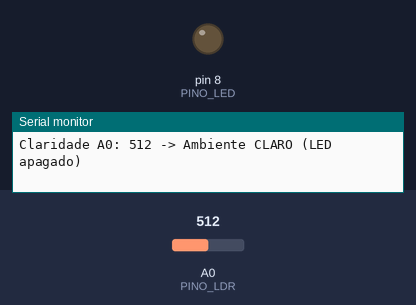
The sketch below on a simulated Arduino Uno, built with avr-gcc and run on an emulated ATmega328P. Shown: output pins drawn as LEDs (lit = HIGH), the last lines printed to the serial monitor. Inputs (shaded band) come from the test bench; at power-on: A0 (PINO_LDR) = 512.

Above: at 1.2 s.
1.3 s: A0 (PINO_LDR) set to 406
2.8 s: A0 (PINO_LDR) set to 385
At 4.2 s:
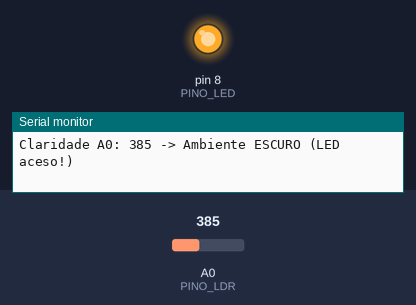
4.5 s: A0 (PINO_LDR) set to 437
6.0 s: A0 (PINO_LDR) set to 462
At 6.9 s:
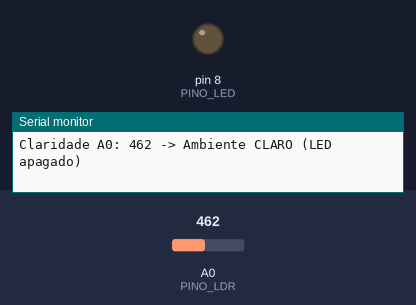
7.5 s: A0 (PINO_LDR) set to 390
At 8.2 s:
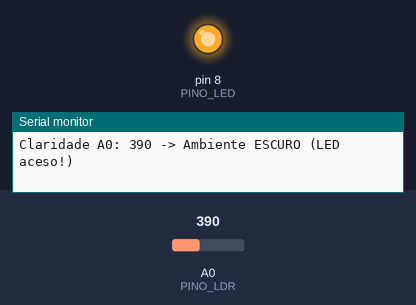
Timing chart, 0 to 10.0 s (numbered marks = the images above; inputs shaded):
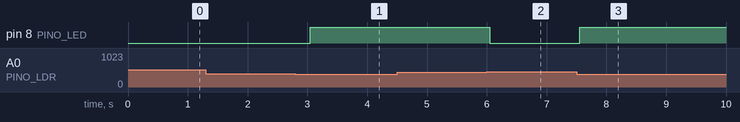

Measured:
- the behaviour switches between 400 and 399 on A0 (PINO_LDR) (found by bisection; images 0 and 1)
- the behaviour switches between 450 and 451 on A0 (PINO_LDR) (found by bisection; images 1 and 2)
- after the input at 2.8 s, pin 8 (PINO_LED): LOW → HIGH after 0.24 s
- after the input at 6.0 s, pin 8 (PINO_LED): HIGH → LOW after 0.05 s
- after the input at 7.5 s, pin 8 (PINO_LED): LOW → HIGH after 0.05 s

The sketch:

p15_luz_noturna_automatica.ino
```cpp
/*
 * Projeto 15: Luz Noturna Automática
 * O que faz: Mede a luz ambiente com um LDR em A0 e acende o LED em D8 automaticamente no escuro.
 * Ligações: A0 (Divisor LDR + 10 kΩ), D8 (LED via resistor 220 Ω)
 * Bibliotecas: Nenhuma biblioteca extra
 * Material: 80 Projetos Arduino
 */

const byte PINO_LDR = A0; // Ponto entre o LDR (5V) e o resistor de 10 kΩ (GND)
const byte PINO_LED = 8;  // LED da luz noturna com resistor de 220 Ω

const int LIMIAR_ESCURO = 400; // AJUSTE AQUI: abaixo deste valor o LED acende
const int HISTERESE = 50;      // Margem para não piscar na penumbra

bool luzAcesa = false;

void setup() {
  Serial.begin(9600);
  pinMode(PINO_LED, OUTPUT);
  digitalWrite(PINO_LED, LOW);
  Serial.println(F("Sistema pronto! Luz Noturna Automática iniciada."));
}

void loop() {
  int leitura = analogRead(PINO_LDR);

  if (!luzAcesa && leitura < LIMIAR_ESCURO) {
    luzAcesa = true;
    digitalWrite(PINO_LED, HIGH);
  } else if (luzAcesa && leitura > (LIMIAR_ESCURO + HISTERESE)) {
    luzAcesa = false;
    digitalWrite(PINO_LED, LOW);
  }

  Serial.print(F("Claridade A0: "));
  Serial.print(leitura);
  if (luzAcesa) {
    Serial.println(F(" -> Ambiente ESCURO (LED aceso!)"));
  } else {
    Serial.println(F(" -> Ambiente CLARO (LED apagado)"));
  }

  delay(300);
}
```
